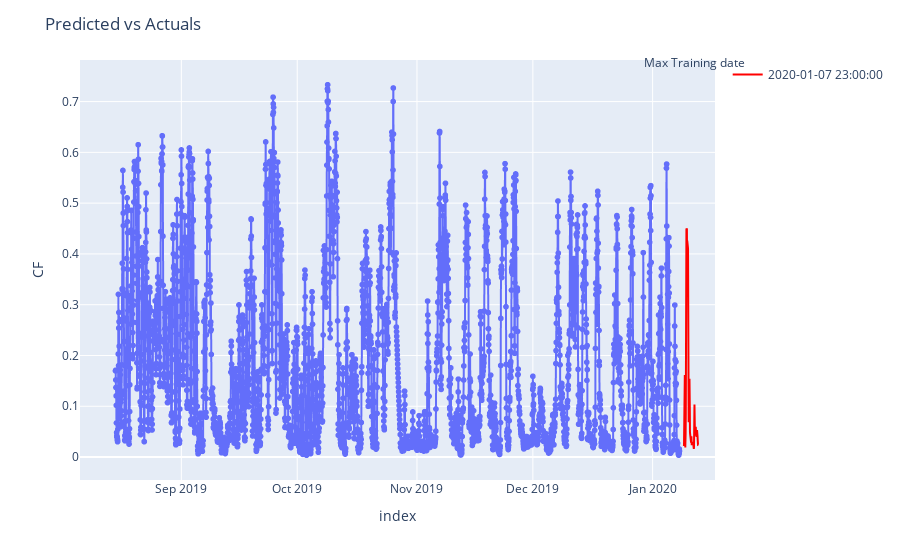

The code cell stored with this chart in its notebook:
### Markdown cell above
# Predicted Values as an excel file. As described in the project

### Code cell
wind_farm_predicted_result = pd.concat([wind_farms_data_features_target, wind_farms_predict_result])


fig = px.line(
    wind_farms_data_features_target,
    x=wind_farms_data_features_target.index,
    y="CF",
    markers=True,
    hover_data=["CF"]
)
fig.add_trace(go.Scatter(x=wind_farms_predict_result.index, y=wind_farms_predict_result['CF'], mode='lines', name=str(wind_farms_data_features_target.index.max()), line=dict(color='red')))


fig.update_layout(title="Predicted vs Actuals")

fig.update_layout(annotations=[
    dict(
        x=1.05,  # x and y coordinates for positioning, adjust as needed
        y=1.02,
        xref='paper',
        yref='paper',
        text='Max Training date',  # Legend title text
        showarrow=False,
        align='right'
    )
])
fig.show()
